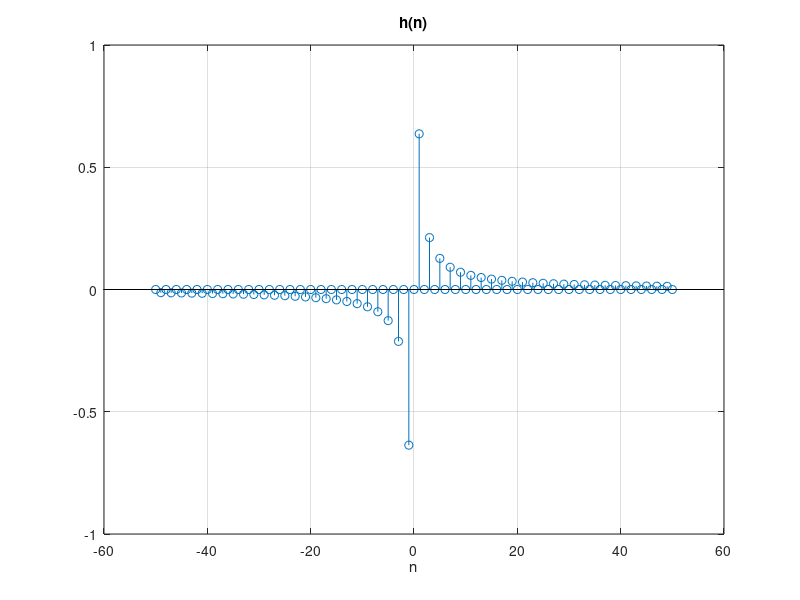
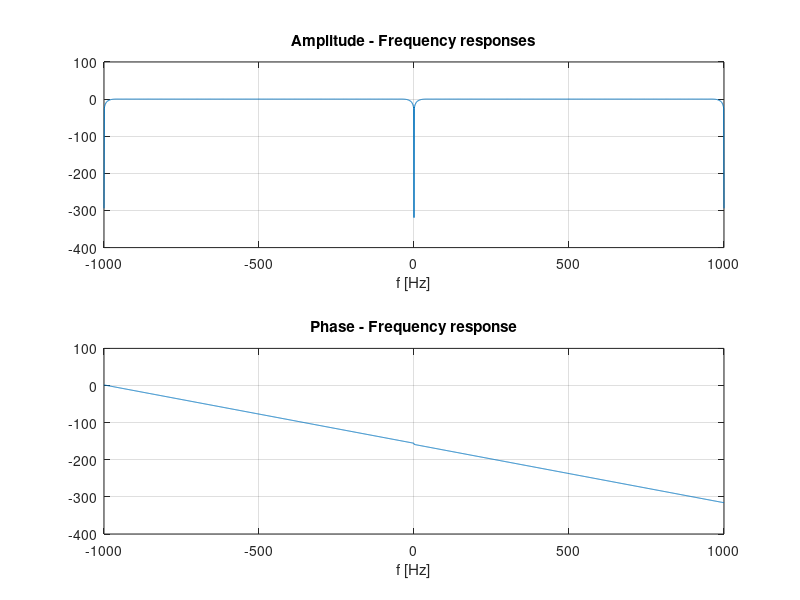
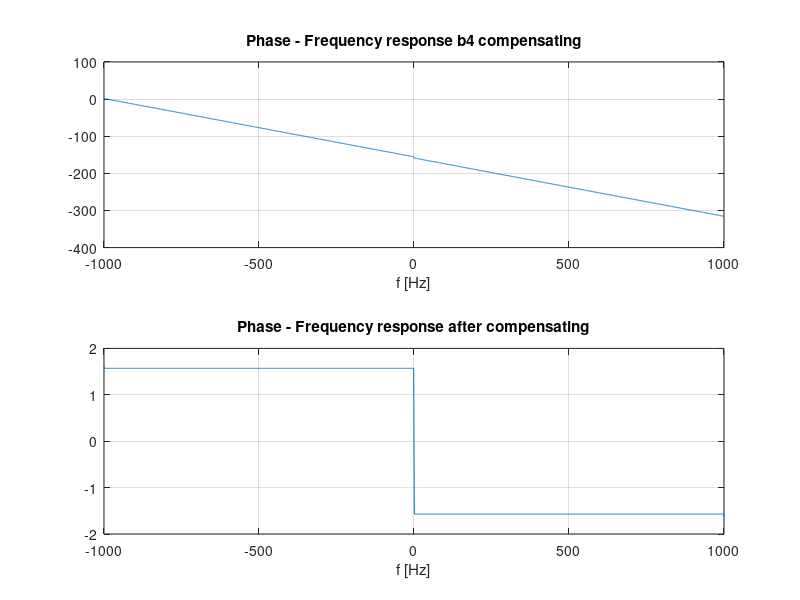
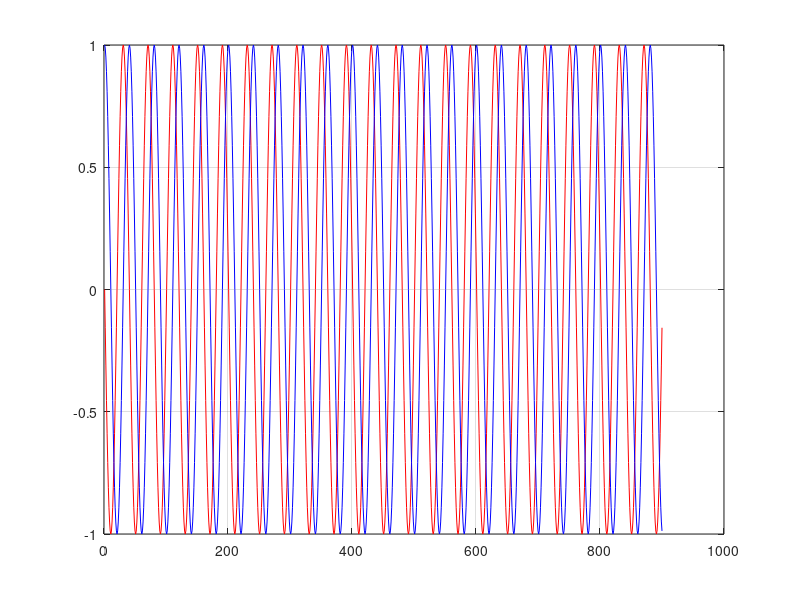

Source code (MATLAB) for these figures, in order:
% Ex3 Szczygielski 410110
% Digital Signal Processing, AGH

clc; clear; close all; 
% generate cosine - same signal as in first task
Nx=1000; %number of samples 
fs=2000; %sampling freq
f0=fs/40; 

% signal
x=cos(2*pi*(f0/fs)*(0:Nx-1));

%Design weights of the Hilbert filter:
M=50; N=2*M+1; n=-M:M; h=(1-cos(pi*n))./(pi*n); h(M+1)=0;

stem(n,h); 
    title('h(n)'); xlabel('n'); grid on;

%Windowing - remove imperfections
 w = kaiser(N,6)'; h = h.*w;
 %w = hamming(N)'; h = h.*w;

%amplitude-frequency response and phase-frequency response:
f=-fs/2 : fs/2000 : fs/2;
H1 = polyval( h(end:-1:1), exp(-1i*2*pi*f/fs) );
H2 = freqz(h,1,f,fs);

figure;
    subplot(2, 1, 1)
        plot( f, 20*log10(abs(H1)) ); grid; xlabel('f [Hz]'); title('Amplitude - Frequency responses');
    subplot(2, 1, 2)
        plot( f, unwrap(angle(H1)) ); grid; xlabel('f [Hz]'); title('Phase - Frequency response');

% compensate phase response
figure;
    subplot(2, 1, 1)
        plot( f, unwrap(angle(H1)) ); grid; xlabel('f [Hz]'); title('Phase - Frequency response b4 compensating');
    subplot(2, 1 ,2)
        plot( f, unwrap(angle(exp(1i*2*pi*f/fs*M).*H1)) ); grid; xlabel('f [Hz]'); title('Phase - Frequency response after compensating');

% FIR hilbert filter - find xH
xH = filter(h, 1, x);
xA = hilbert(x);


%synchronise filter input with filter output
x = x(M+1 : Nx-M); % synchro input (2M+1 filter weights)
xH = xH(2*M+1 : Nx); % synchro output (2M+1 filter weights)


xa = x + 1i*xH; Nx = length(xa); % compute analytic signal

figure;
   plot(1:Nx,x,'r-',1:Nx,xH,'b-'); grid on;
%nie ma sinusa?

%circle
figure;
    plot(x,xH,'b-');hold on; grid on;
    plot(xA, 'r-'); 
    legend('From x, xH', 'From xA');

% compute fft spectra:
X = fft(x);     %original
Xa = fft(xa);   %analytic


%spectra magnitudes
frequencies = (0:Nx-1) * fs / Nx;
positive = frequencies(1:Nx/2);

figure;
    plot(positive, abs(X(1:Nx/2)), 'r', 'LineWidth', 2);
    hold on; grid on;
    plot(positive, abs(Xa(1:Nx/2)) * 2, 'b--', 'LineWidth', 2);
    hold off;
    xlabel('Frequency (Hz)');
    ylabel('Magnitude');
    title('FFT Spectra');
    legend({'Original Signal', 'Analytic Signal * 2'});